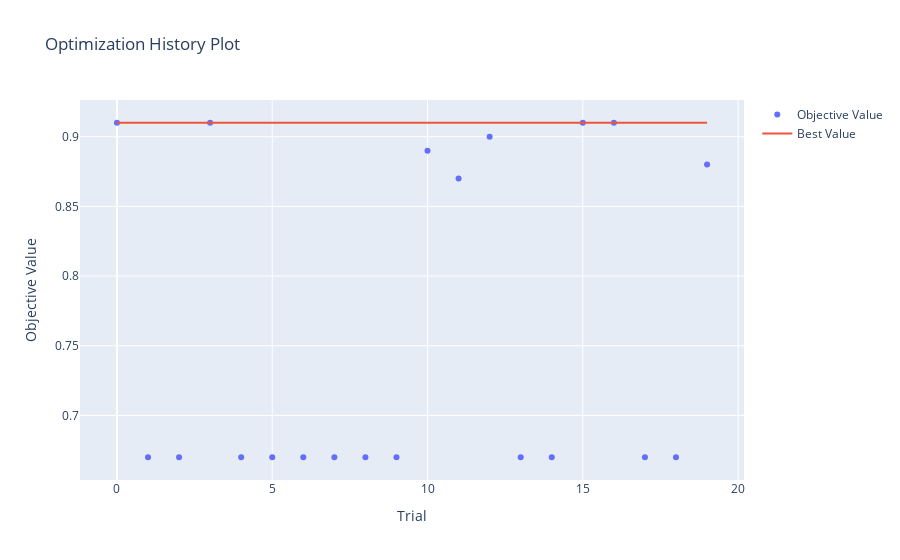

The notebook cell saved with this chart:
### Code cell
fig = optuna.visualization.plot_optimization_history(study,target_name=METRIC)
fig.show()

### Figure 1 — Plotly figure (JSON) as saved in the notebook; plotly's stock layout.template omitted (floating-point values rounded to 4 significant figures)
{"data": [{"mode": "markers", "name": "Objective Value", "type": "scatter", "x": [0, 1, 2, 3, 4, 5, 6, 7, 8, 9, 10, 11, 12, 13, 14, 15, 16, 17, 18, 19], "y": [0.91, 0.67, 0.67, 0.91, 0.67, 0.67, 0.67, 0.67, 0.67, 0.67, 0.89, 0.87, 0.9, 0.67, 0.67, 0.91, 0.91, 0.67, 0.67, 0.88]}, {"name": "Best Value", "type": "scatter", "x": [0, 1, 2, 3, 4, 5, 6, 7, 8, 9, 10, 11, 12, 13, 14, 15, 16, 17, 18, 19], "y": [0.91, 0.91, 0.91, 0.91, 0.91, 0.91, 0.91, 0.91, 0.91, 0.91, 0.91, 0.91, 0.91, 0.91, 0.91, 0.91, 0.91, 0.91, 0.91, 0.91]}], "layout": {"title": {"text": "Optimization History Plot"}, "xaxis": {"title": {"text": "Trial"}}, "yaxis": {"title": {"text": "Objective Value"}}}}
